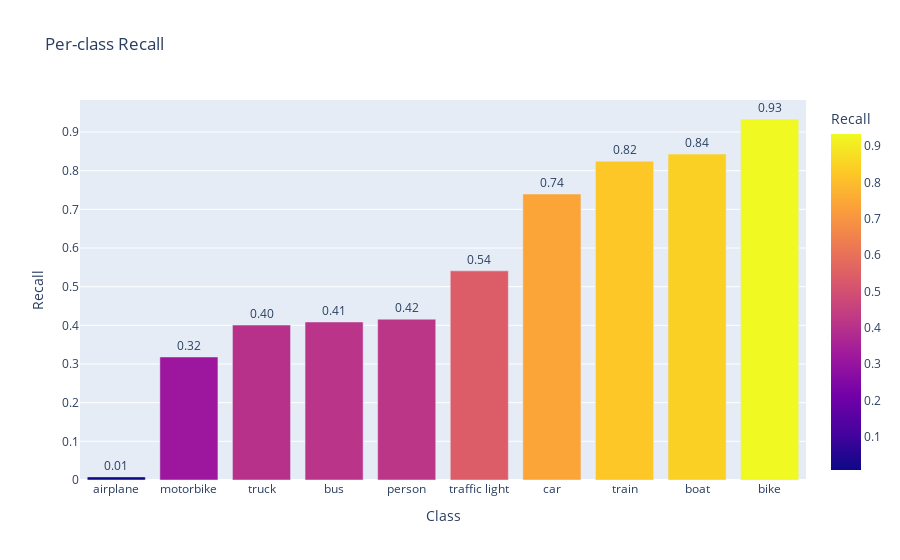

Notebook source saved alongside this figure:
### Code cell
import pandas as pd
import plotly.express as px
import plotly.graph_objects as go
import numpy as np


per_class_recall = np.random.rand(10)
class_names = ["person", "car", "truck", "bus", "bike", "motorbike", "train", "airplane", "boat", "traffic light"]

df = pd.DataFrame({
    "Class": class_names,
    "Recall": per_class_recall
})

df = df.sort_values("Recall")

fig = px.bar(df, x="Class", y="Recall", text="Recall", title="Per-class Recall",
             color='Recall',)
            #  color_continuous_scale=px.colors.sequential.Bluered_r)
fig.update_traces(texttemplate='%{text:.2f}', textposition='outside')
fig.update_layout(uniformtext_minsize=8, uniformtext_mode='hide')
fig.show()

### Figure 1 — Plotly figure (JSON) as saved in the notebook; plotly's stock layout.template omitted (floating-point values rounded to 4 significant figures)
{"data": [{"alignmentgroup": "True", "hovertemplate": "Class=%{x}<br>Recall=%{marker.color}<extra></extra>", "legendgroup": "", "marker": {"color": [0.008063, 0.3182, 0.4007, 0.4087, 0.4159, 0.541, 0.7397, 0.8246, 0.843, 0.9337], "coloraxis": "coloraxis", "pattern": {"shape": ""}}, "name": "", "offsetgroup": "", "orientation": "v", "showlegend": false, "text": [0.008063, 0.3182, 0.4007, 0.4087, 0.4159, 0.541, 0.7397, 0.8246, 0.843, 0.9337], "textposition": "outside", "texttemplate": "%{text:.2f}", "type": "bar", "x": ["airplane", "motorbike", "truck", "bus", "person", "traffic light", "car", "train", "boat", "bike"], "xaxis": "x", "y": [0.008063, 0.3182, 0.4007, 0.4087, 0.4159, 0.541, 0.7397, 0.8246, 0.843, 0.9337], "yaxis": "y"}], "layout": {"barmode": "relative", "coloraxis": {"colorbar": {"title": {"text": "Recall"}}, "colorscale": [[0, "#0d0887"], [0.1111, "#46039f"], [0.2222, "#7201a8"], [0.3333, "#9c179e"], [0.4444, "#bd3786"], [0.5556, "#d8576b"], [0.6667, "#ed7953"], [0.7778, "#fb9f3a"], [0.8889, "#fdca26"], [1, "#f0f921"]]}, "legend": {"tracegroupgap": 0}, "title": {"text": "Per-class Recall"}, "uniformtext": {"minsize": 8, "mode": "hide"}, "xaxis": {"anchor": "y", "domain": [0, 1], "title": {"text": "Class"}}, "yaxis": {"anchor": "x", "domain": [0, 1], "title": {"text": "Recall"}}}}
